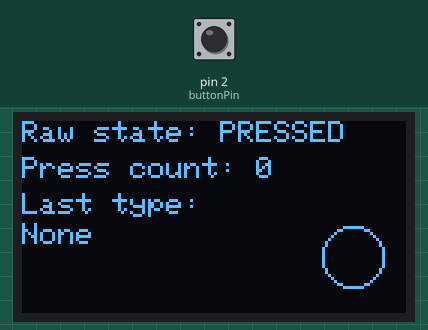
This sketch was run on a simulated Arduino Uno, built with avr-gcc and run on an emulated ATmega328P. Shown: 128×64 one-colour display. Inputs (shaded band) come from the test bench; at power-on: pin 2 (buttonPin) HIGH.

Above: at 1.2 s.
1.3 s: pin 2 (buttonPin) pulled LOW for 0.15 s
At 2.9 s:
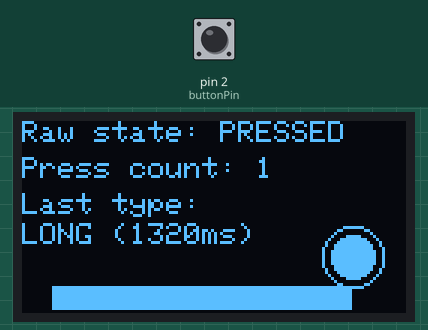
3.1 s: pin 2 (buttonPin) pulled LOW for 1 s
At 3.9 s:
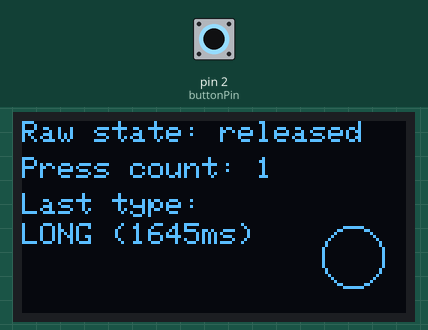
5.6 s: pin 2 (buttonPin) pulled LOW for 0.15 s
At 7.0 s:
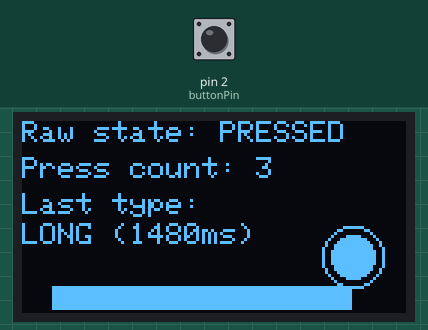
7.2 s: pin 2 (buttonPin) pulled LOW for 1 s
At 8.0 s:
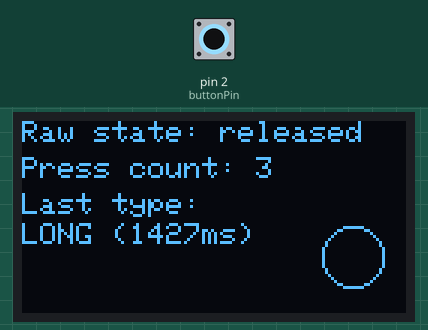
9.7 s: pin 2 (buttonPin) pulsed LOW 2 times (0.12 s each, 0.3 s apart)
At 12.1 s:
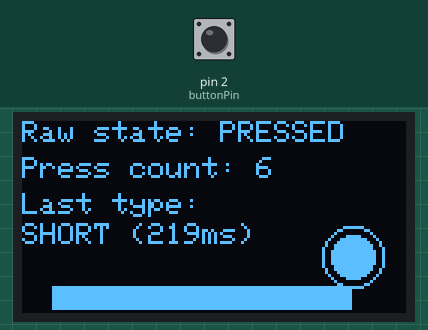

Measured:
- after the input at 1.3 s, the display: first changes after 0.06 s (image 1 shows a later state)
- after the input at 3.1 s, the display: changes after 0.06 s (image 2)
- after the input at 5.6 s, the display: first changes after 0.06 s (image 3 shows a later state)
- after the input at 7.2 s, the display: changes after 0.05 s (image 4)
- after the input at 9.7 s, the display: first changes after 0.05 s (image 5 shows a later state)

The sketch:

04_ButtonInput.ino
```cpp
/*
  GameCraft - Lesson 4: Button Input
  -------------------------------------
  Goal: Learn how to read button presses reliably.

  Concepts covered:
  - digitalRead() and pull-up resistors
  - The difference between "is pressed" vs "was just pressed" (edge detection)
  - Debouncing (avoiding false multiple triggers)
  - Measuring press duration (short vs long press)

  🎯 This is the FINAL piece before you can build a complete game!
*/

#include <SPI.h>
#include <Wire.h>
#include <Adafruit_GFX.h>
#include <Adafruit_SH110X.h>

#define OLED_MOSI     10
#define OLED_CLK      8
#define OLED_DC       7
#define OLED_CS       5
#define OLED_RST      9

Adafruit_SH1106G display = Adafruit_SH1106G(128, 64, OLED_MOSI, OLED_CLK, OLED_DC, OLED_RST, OLED_CS);

const int buttonPin = 2;

// Variables for edge detection
bool lastButtonState = HIGH;   // HIGH = not pressed (because of INPUT_PULLUP)
int pressCount = 0;

// Variables for press duration measurement
unsigned long pressStartTime = 0;
bool isCurrentlyPressed = false;
String lastPressType = "None";

void setup() {
  // INPUT_PULLUP means: button reads HIGH normally,
  // and LOW when pressed (button connects pin to GND)
  pinMode(buttonPin, INPUT_PULLUP);

  display.begin(0, true);
  display.clearDisplay();
  display.display();
}

void loop() {
  display.clearDisplay();

  // =====================================================
  // PART 1: Simple read - "is the button pressed RIGHT NOW"
  // =====================================================
  // NOTE: Because of INPUT_PULLUP wiring convention used in
  // your earlier games, HIGH = pressed (button pulls pin to
  // a different state). Check your specific button wiring -
  // some setups read LOW when pressed instead!
  bool currentButtonState = digitalRead(buttonPin);

  // =====================================================
  // PART 2: Edge Detection - "was the button JUST pressed"
  // This fires ONCE per press, not repeatedly while held.
  // This is what we used in Memory Beep and Rhythm Tap!
  // =====================================================
  bool justPressed = (currentButtonState == HIGH && lastButtonState == LOW);
  bool justReleased = (currentButtonState == LOW && lastButtonState == HIGH);

  if (justPressed) {
    pressCount++;
    pressStartTime = millis();
    isCurrentlyPressed = true;
  }

  if (justReleased) {
    unsigned long duration = millis() - pressStartTime;
    isCurrentlyPressed = false;

    // ===================================================
    // PART 3: Measuring press duration - short vs long
    // This is exactly how Memory Beep detected SHORT/LONG!
    // ===================================================
    if (duration < 400) {
      lastPressType = "SHORT (" + String(duration) + "ms)";
    } else {
      lastPressType = "LONG (" + String(duration) + "ms)";
    }
  }

  lastButtonState = currentButtonState; // save for next loop comparison

  // =====================================================
  // DISPLAY everything so we can SEE what's happening
  // =====================================================
  display.setTextSize(1);
  display.setTextColor(SH110X_WHITE);

  display.setCursor(0, 0);
  display.print("Raw state: ");
  display.print(currentButtonState == HIGH ? "PRESSED" : "released");

  display.setCursor(0, 12);
  display.print("Press count: ");
  display.print(pressCount);

  display.setCursor(0, 24);
  display.print("Last type: ");
  display.setCursor(0, 34);
  display.print(lastPressType);

  // Visual indicator - a circle that fills when pressed
  display.drawCircle(110, 45, 10, SH110X_WHITE);
  if (isCurrentlyPressed) {
    display.fillCircle(110, 45, 7, SH110X_WHITE);
  }

  // Show live hold duration while pressed (bar grows)
  if (isCurrentlyPressed) {
    unsigned long heldTime = millis() - pressStartTime;
    int barWidth = constrain(map(heldTime, 0, 800, 0, 100), 0, 100);
    display.drawRect(10, 55, 100, 8, SH110X_WHITE);
    display.fillRect(10, 55, barWidth, 8, SH110X_WHITE);
  }

  display.display();

  delay(20); // small delay for stability - not strictly needed but keeps loop from running too fast
}

/*
  🧪 TRY THIS YOURSELF:
  1. Tap the button quickly - watch "Press count" go up by exactly 1
     per tap, NOT multiple times (that's edge detection working!).

  2. Try removing the "justPressed" check and instead just do:
     "if (currentButtonState == HIGH) { pressCount++; }"
     - You'll see the count skyrockets because it counts EVERY
       loop cycle while held, not just once per press!
       This demonstrates WHY edge detection matters.

  3. Hold the button for different durations and watch it correctly
     classify SHORT vs LONG press - this is the exact logic used
     in the Memory Beep game!

  4. Try changing the 400ms threshold to 200ms or 800ms - see how
     it changes what counts as "long".

  📌 KEY INSIGHT - CONNECT TO REAL GAMES:
  - Flappy Bird & Dino Runner: use SIMPLE read (Part 1) - checking
    "is button pressed" every frame is fine when you want continuous
    action (like flying up).

  - Rhythm Tap: uses EDGE DETECTION (Part 2) - needs to know exactly
    once when you tap, not repeatedly.

  - Memory Beep: uses DURATION MEASUREMENT (Part 3) - needs to know
    HOW LONG you held the button to distinguish short vs long press.

  You now understand ALL the input techniques used across every
  GameCraft game!
*/
```
